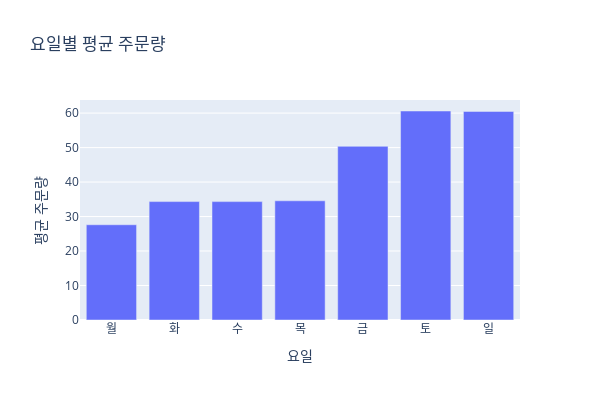

Notebook code for this chart:
### Code cell
# 요일별 주문량
weekday_orders = df.groupby('day_of_week')['order_count'].mean().reset_index()
weekday_names = ['월', '화', '수', '목', '금', '토', '일']
weekday_orders['day_name'] = weekday_orders['day_of_week'].map(lambda x: weekday_names[x])

fig = px.bar(weekday_orders, x='day_name', y='order_count', 
             title='요일별 평균 주문량',
             labels={'day_name': '요일', 'order_count': '평균 주문량'})
fig.update_layout(width=600, height=400)
fig.show()

### Figure 1 — Plotly figure (JSON) as saved in the notebook; plotly's stock layout.template omitted (floating-point values rounded to 4 significant figures)
{"data": [{"hovertemplate": "요일=%{x}<br>평균 주문량=%{y}<extra></extra>", "legendgroup": "", "marker": {"color": "#636efa", "pattern": {"shape": ""}}, "name": "", "orientation": "v", "showlegend": false, "textposition": "auto", "type": "bar", "x": ["월", "화", "수", "목", "금", "토", "일"], "xaxis": "x", "y": [27.62, 34.34, 34.33, 34.57, 50.37, 60.61, 60.49], "yaxis": "y"}], "layout": {"barmode": "relative", "height": 400, "legend": {"tracegroupgap": 0}, "title": {"text": "요일별 평균 주문량"}, "width": 600, "xaxis": {"anchor": "y", "domain": [0, 1], "title": {"text": "요일"}}, "yaxis": {"anchor": "x", "domain": [0, 1], "title": {"text": "평균 주문량"}}}}
